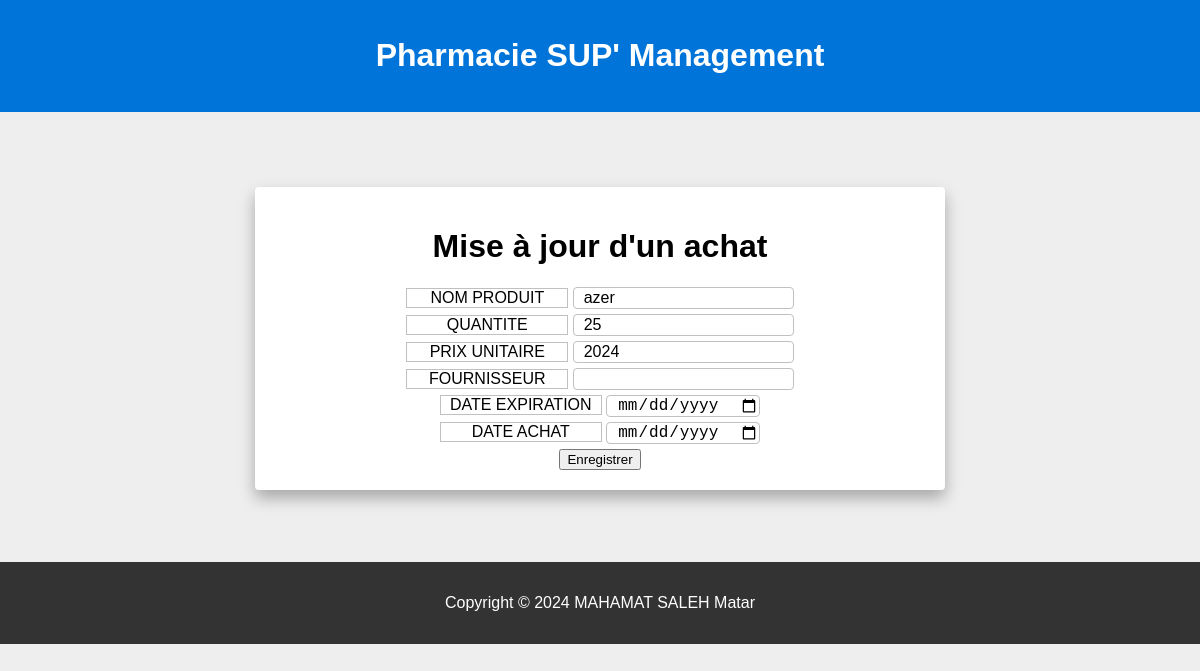
The app's page /traitement/update_achat.php?id=1 with its own data.
### tables this page shows
CREATE TABLE `achats` (
  `id` int(11) NOT NULL,
  `nom_prod` varchar(50) NOT NULL,
  `quantite` int(11) NOT NULL,
  `prix_unit` int(11) NOT NULL,
  `fournisseur` varchar(50) NOT NULL,
  `date_exp` date NOT NULL,
  `date_achat` date NOT NULL
);

### traitement/update_achat.php (the view, shortened to what this page needs)
<!DOCTYPE html>
<html lang="fr">
<head>
    <link rel="stylesheet" href="../style.css">
</head>
<body>
    <?php
        require_once(__DIR__ . "/connexion_bdd.php");
        require_once(__DIR__ . "/headerTrtmt.php");
        $id = $_GET['id'];
        $reqSlct = $bdd -> prepare("SELECT * FROM achats WHERE id = :id");
        $reqSlct -> execute([
            'id' => $id
        ]);
        $achat = $reqSlct -> fetch();
    ?>
    <div class="container">
        <form action="" method="POST">
            <h1>Mise à jour d'un achat</h1>
            <div class="group">
                <label for="nom_prod">NOM PRODUIT</label>
                <input type="text" name="nom_prod" id="nom_prod" class="formInput" value="<?php echo $achat['nom_prod']; ?>">
            </div>
            <div class="group">
                <label for="quantite">QUANTITE</label>
                <input type="number" name="quantite" id="quantite" class="formInput" value="<?php echo $achat['quantite']; ?>">
            </div>
            <div class="group">
                <label for="prix_unit">PRIX UNITAIRE</label>
                <input type="number" name="prix_unit" id="prix_unit" class="formInput" value="<?php echo $achat['prix_unit']; ?>">
            </div>
            <div class="group">
                <label for="fournisseur">FOURNISSEUR</label>
                <input type="text" name="fournisseur" id="fournisseur" class="formInput" value="<?php echo $achat['fournisseur']; ?>">
            </div>
            <div class="group">
                <label for="date_vente">DATE EXPIRATION</label>
                <input type="date" name="date_exp" id="date_exp" class="formInput" value="<?php echo $achat['date_exp']; ?>">
            </div>
            <div class="group">
                <label for="date_achat">DATE ACHAT</label>
                <input type="date" name="date_achat" id="date_achat" class="formInput" value="<?php echo $achat['date_achat']; ?>">
            </div>
                <input type="submit" name="enregistrer" id="enregistrer" class="button" value="Enregistrer">
        </form>
    </div>
    ?> <br><br><br><br>
<?php
    require_once("../footer.php");
?>
</body>
</html>

### style.css (style rules this page uses)
body { font-family: Arial, sans-serif; margin: 0; padding: 0; }
body { background: #eee; font-family: Arial, sans-serif; margin: 0; padding: 0; }
.container { margin: auto; margin-top: 75px; text-align: center; width: 650px; max-width: 90%; height: 100%; padding: 20px; background: white; border-radius: 4px; box-shadow: 0 8px 16px rgba(0, 0, 0, .3); }
.container form { margin: 0 130px 0 130px; }
.container form .formInput { background: white; border-radius: 4px; border: 1px solid silver; padding-left: 10px; font-size: 16px; }
.container form div label { border: 1px solid silver; display: inline-block; width: 160px; }

### traitement/update_achat.php (style rules this page uses)
.group { margin-bottom: 5px; }

### records on screen
achats: nom_prod "azer", quantite "25", prix_unit "2024"
